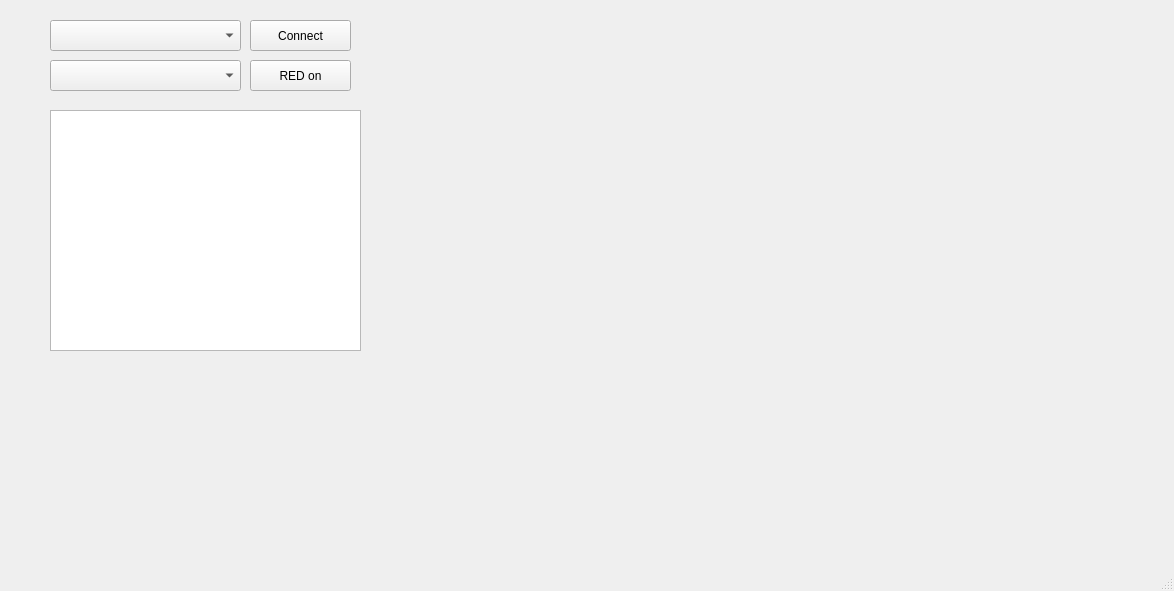
<?xml version="1.0" encoding="UTF-8"?>
<ui version="4.0">
 <class>MainWindow</class>
 <widget class="QMainWindow" name="MainWindow">
  <property name="geometry">
   <rect>
    <x>0</x>
    <y>0</y>
    <width>1174</width>
    <height>591</height>
   </rect>
  </property>
  <property name="windowTitle">
   <string>MainWindow</string>
  </property>
  <widget class="QWidget" name="centralwidget">
   <widget class="QPushButton" name="red">
    <property name="geometry">
     <rect>
      <x>250</x>
      <y>60</y>
      <width>101</width>
      <height>31</height>
     </rect>
    </property>
    <property name="text">
     <string>RED on</string>
    </property>
   </widget>
   <widget class="QComboBox" name="devicesList">
    <property name="geometry">
     <rect>
      <x>50</x>
      <y>20</y>
      <width>191</width>
      <height>31</height>
     </rect>
    </property>
   </widget>
   <widget class="QComboBox" name="baudrateList">
    <property name="geometry">
     <rect>
      <x>50</x>
      <y>60</y>
      <width>191</width>
      <height>31</height>
     </rect>
    </property>
   </widget>
   <widget class="QPushButton" name="ConnectButton">
    <property name="geometry">
     <rect>
      <x>250</x>
      <y>20</y>
      <width>101</width>
      <height>31</height>
     </rect>
    </property>
    <property name="mouseTracking">
     <bool>true</bool>
    </property>
    <property name="text">
     <string>Connect</string>
    </property>
   </widget>
   <widget class="QCustomPlot" name="widget" native="true">
    <property name="geometry">
     <rect>
      <x>380</x>
      <y>20</y>
      <width>761</width>
      <height>461</height>
     </rect>
    </property>
   </widget>
   <widget class="QTextEdit" name="textEdit">
    <property name="geometry">
     <rect>
      <x>50</x>
      <y>110</y>
      <width>311</width>
      <height>241</height>
     </rect>
    </property>
   </widget>
  </widget>
  <widget class="QMenuBar" name="menubar">
   <property name="geometry">
    <rect>
     <x>0</x>
     <y>0</y>
     <width>1174</width>
     <height>22</height>
    </rect>
   </property>
  </widget>
  <widget class="QStatusBar" name="statusbar"/>
 </widget>
 <customwidgets>
  <customwidget>
   <class>QCustomPlot</class>
   <extends>QWidget</extends>
   <header location="global">qcustomplot.h</header>
   <container>1</container>
  </customwidget>
 </customwidgets>
 <resources/>
 <connections/>
</ui>
